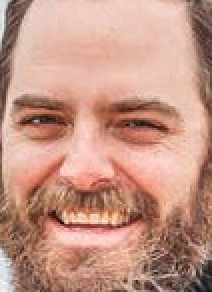
#> input picture DeepfakeDetection/DeepfakeDetection/dataset/real/face_1.jpg, 106 x 146 px (shown 2 times larger); its folder holds 4 pictures in this run
$ python preprocess.py
#> lines starting #> are read from the running program, lines starting #| are printed output that depends on the picture
import os
import numpy as np
import cv2
from sklearn.model_selection import train_test_split

def load_images(folder, label):
#> called with folder = '../dataset/real/', label = 0
    images = []
    labels = []
    for file in os.listdir(folder):
        img = cv2.imread(os.path.join(folder, file))
#> img is the input picture: shape (146, 106, 3); mean B, G, R 133.1, 149.3, 196.3
        if img is not None:
            img = cv2.resize(img, (128, 128))  # Resize to 128x128
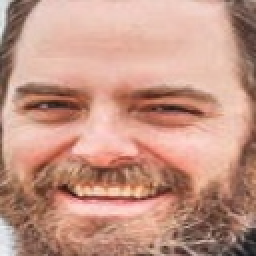
#> img: shape (128, 128, 3) (shown 2 times larger); mean B, G, R 133, 149.2, 196.2
            images.append(img)
            labels.append(label)
#> pass 2 of the loop in load_images, `for file in os.listdir(folder):`:
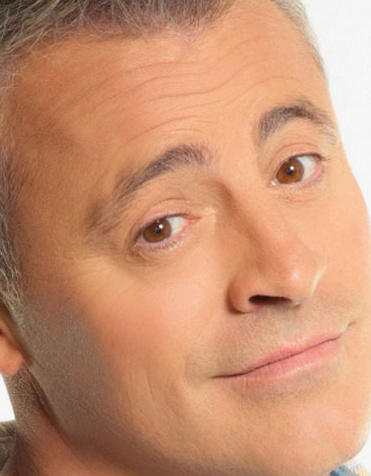
#> input picture DeepfakeDetection/DeepfakeDetection/dataset/real/face_10.jpg, 371 x 476 px
#> in load_images, img is the input picture: shape (476, 371, 3); mean B, G, R 113.3, 144, 198.4
#> in load_images, `img = cv2.resize(img, (128, 128))`:
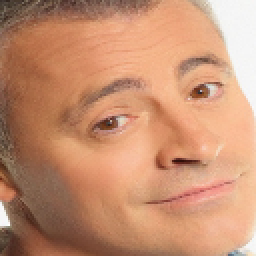
#> img: shape (128, 128, 3) (shown 2 times larger); mean B, G, R 113.2, 143.9, 198.3
#> pass 3 of the loop in load_images, `for file in os.listdir(folder):`:
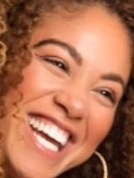
#> input picture DeepfakeDetection/DeepfakeDetection/dataset/real/face_100.jpg, 134 x 178 px
#> in load_images, img is the input picture: shape (178, 134, 3); mean B, G, R 83.4, 111.5, 174.1
#> in load_images, `img = cv2.resize(img, (128, 128))`:
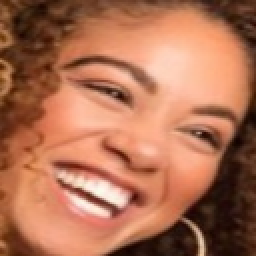
#> img: shape (128, 128, 3) (shown 2 times larger); mean B, G, R 83.3, 111.4, 174
#> the loop made 4 passes; the first 3 are shown
    return np.array(images), np.array(labels)

def get_dataset():
    real_path = "../dataset/real/"
    fake_path = "../dataset/fake/"

    real_images, real_labels = load_images(real_path, 0)  # 0 for real
    fake_images, fake_labels = load_images(fake_path, 1)  # 1 for fake

    # Combine data
    X = np.vstack((real_images, fake_images))
    y = np.hstack((real_labels, fake_labels))

    # Normalize images
    X = X / 255.0

    # Split dataset
    return train_test_split(X, y, test_size=0.2, random_state=42)

if __name__ == "__main__":
#> (the run stopped early here; a loop or call above may not have finished)
